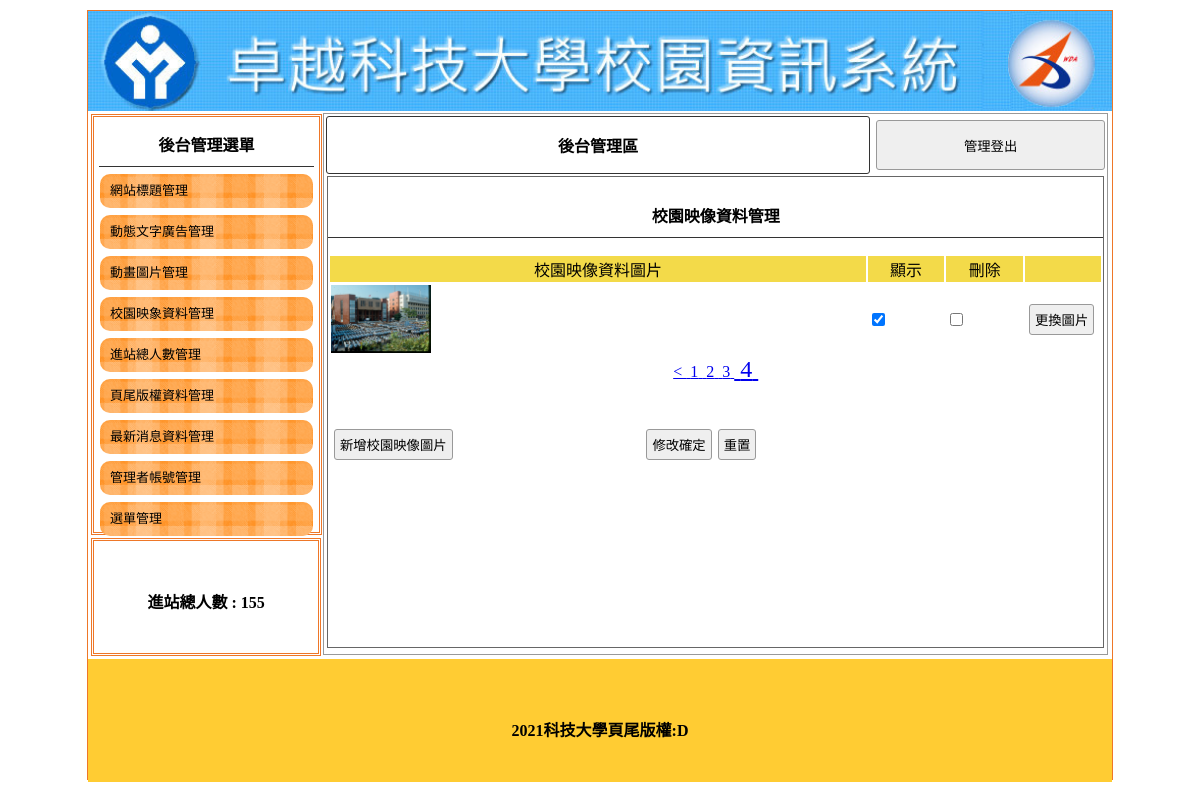
Screenshot of /back.php?do=image&p=4 with the database file from the repository.
### tables this page shows
CREATE TABLE `title` (
  `id` int(11) UNSIGNED NOT NULL COMMENT '流水號',
  `img` text NOT NULL COMMENT '檔名/路徑',
  `text` text NOT NULL COMMENT '文字',
  `sh` int(1) UNSIGNED DEFAULT 0 COMMENT '顯示'
);

CREATE TABLE `total` (
  `id` int(11) UNSIGNED NOT NULL,
  `total` int(11) NOT NULL
);

CREATE TABLE `image` (
  `id` int(11) UNSIGNED NOT NULL COMMENT '流水號',
  `img` text NOT NULL COMMENT '檔名/路徑',
  `text` text NOT NULL COMMENT '文字',
  `sh` int(1) UNSIGNED DEFAULT 0 COMMENT '顯示'
);

CREATE TABLE `bottom` (
  `id` int(11) UNSIGNED NOT NULL,
  `bottom` text NOT NULL COMMENT '頁尾版權一定要用文字'
);

### base.php (called while the page is built, shortened)
<?php
class DB{
    protected $dsn="mysql:host=localhost;charset=utf8;dbname=web01";
    protected $user="root";
    protected $pw="";
    protected $pdo;
    public $table;
    public function __construct($table){
        $this->table=$table;
        $this->pdo=new PDO($this->dsn,$this->user,$this->pw);
    }
    private function setStr($table){
        switch($table){
            case "title":
                $this->title="網站標題管理";
                $this->button="新增網站標題圖片";
                $this->header="網站標題";
                $this->append="替代文字";
                $this->upload="網站標題圖片";
            break;
            case "ad":
                $this->title="動態文字廣告管理";
                $this->button="新增動態文字廣告";
                $this->header="動態文字廣告";
            break;
            case "mvim":
                $this->title="動畫圖片管理";
                $this->button="新增動畫圖片";
                $this->header="動畫圖片";
                $this->upload="動畫圖片";
            break;
            case "image":
                $this->title="校園映像資料管理";
                $this->button="新增校園映像圖片";
                $this->header="校園映像資料圖片";
            break;
            case "total":
                $this->title="進站總人數管理";
                $this->button="";
                $this->header="進佔總人數:";
            break;
            case "bottom":
                $this->title="頁尾版權資料管理";
                $this->button="";
                $this->header="頁尾版權資料";
            break;
            case "news":
                $this->title="最新消息資料管理";
                $this->button="新增最新消息資料";
                $this->header="最新消息資料內容";
            break;
            case "admin":
                $this->title="管理者帳號管理";
                $this->button="新增管理者帳號";
                $this->header="帳號";
                $this->append="密碼";
            break;
            case "menu":
                $this->title="選單管理";
                $this->button="新增主選單";
                $this->header="主選單名稱";
                $this->append="選單連結網址";
            break;
        }
    }
    public function find($id){
        $sql="SELECT * FROM $this->table WHERE ";
        if(is_array($id)){
            foreach($id as $key => $value){
                $tmp[]="`$key`='$value'";
            }
            $sql .= implode(" AND ",$tmp);
        }else{
            $sql .= " `id`='$id'";
        }
        return $this->pdo->query($sql)->fetch(PDO::FETCH_ASSOC);
    }
    public function all(...$arg){
        $sql="SELECT * FROM $this->table ";
        switch(count($arg)){
            case 1:
                if(is_array($arg[0])){
                    foreach($arg[0] as $key => $value){
                        $tmp[]="`$key`='$value'";
                    }
                    $sql .= " WHERE ".implode(" AND ",$tmp);
                }else{
                    $sql .= $arg[0];
                }
            break;
        }
        return $this->pdo->query($sql)->fetchAll(PDO::FETCH_ASSOC);
    }
    public function math($method,$col,...$arg){
        $sql="SELECT $method($col) FROM $this->table ";
        return $this->pdo->query($sql)->fetchColumn();
    }
    public function save($array){
        if(isset($array['id'])){
            foreach($array as $key => $value){
                $tmp[]="`$key`='$value'";
            }
            $sql="UPDATE $this->table SET ".implode(",",$tmp)." WHERE `id`='{$array['id']}'";
        }else{
            $sql="INSERT INTO $this->table (`".implode("`,`",array_keys($array))."`)
                                     VALUES('".implode("','",$array)."')";
        }
        return $this->pdo->exec($sql);
    }
}
$Total=new DB('total');
$Bottom=new DB('bottom');
$Title=new DB('title');
$Image=new DB('image');
$tt=$_GET['do']??'';
switch($tt){
    case "image":
        $DB=$Image;
    break;
};
?>

### back.php (the view, shortened to what this page needs)
<?php
include_once "base.php";
?>
<!DOCTYPE html PUBLIC "-//W3C//DTD XHTML 1.0 Transitional//EN" "http://www.w3.org/TR/xhtml1/DTD/xhtml1-transitional.dtd">
<html xmlns="http://www.w3.org/1999/xhtml">
<head>
	<link href="./css/css.css" rel="stylesheet" type="text/css">
</head>
<body>
	<div id="main">
	<?php include "front/header.php";?>
		<div id="ms">
			<div id="lf" style="float:left;">
				<div id="menuput" class="dbor">
					<span class="t botli">後台管理選單</span>
					<a style="color:#000; font-size:13px; text-decoration:none;" href="?do=title">
						<div class="mainmu">網站標題管理 </div></a>
					<a style="color:#000; font-size:13px; text-decoration:none;" href="?do=ad">
						<div class="mainmu">
							動態文字廣告管理 </div>
					</a>
					<a style="color:#000; font-size:13px; text-decoration:none;" href="?do=mvim">
						<div class="mainmu">
							動畫圖片管理 </div>
					</a>
					<a style="color:#000; font-size:13px; text-decoration:none;" href="?do=image">
						<div class="mainmu">
							校園映象資料管理 </div>
					</a>
					<a style="color:#000; font-size:13px; text-decoration:none;" href="?do=total">
						<div class="mainmu">
							進站總人數管理 </div>
					</a>
					<a style="color:#000; font-size:13px; text-decoration:none;" href="?do=bottom">
						<div class="mainmu">
							頁尾版權資料管理 </div>
					</a>
					<a style="color:#000; font-size:13px; text-decoration:none;" href="?do=news">
						<div class="mainmu">
							最新消息資料管理 </div>
					</a>
					<a style="color:#000; font-size:13px; text-decoration:none;" href="?do=admin">
						<div class="mainmu">
							管理者帳號管理 </div>
					</a>
					<a style="color:#000; font-size:13px; text-decoration:none;" href="?do=menu">
						<div class="mainmu">
							選單管理 </div>
					</a>
				</div>
				<div class="dbor" style="margin:3px; width:95%; height:20%; line-height:100px;">
					<span class="t">進站總人數 : <?=$Total->find(1)['total'];?></span>
				</div>
			</div>
			<div class="di" style="height:540px; border:#999 1px solid; width:76.5%; margin:2px 0px 0px 0px; float:left; position:relative; left:20px;">
				<table width="100%">
					<tbody>
						<tr>
							<td style="width:70%;font-weight:800; border:#333 1px solid; border-radius:3px;" class="cent"><a href="?do=admin" style="color:#000; text-decoration:none;">後台管理區</a></td>
							<td><button onclick="location.replace('index.php?do=login')" style="width:99%; margin-right:2px; height:50px;">管理登出</button></td>
						</tr>
					</tbody>
				</table>
				<?php
				$do = isset($_GET["do"]) ? $_GET["do"] : 'title';
				$file = "./back/" . $do . ".php";
				if (file_exists($file)) {
					include $file;
				} else {
					echo "檔案不存在";
					include "./back/title.php";
				}
				?>
			</div>
		</div>
		<div style="width:1024px; left:0px; position:relative; background:#FC3; margin-top:4px; height:123px; display:block;">
			<span class="t" style="line-height:123px;"><?=$Bottom->find(1)['bottom'];?></span>
		</div>
	</div>
</body>
</html>

### front/header.php
<a title="<?=$Title->find(['sh'=>1])['text'];?>" href="index.php">
		<div class="ti" style="background:url(&#39;img/<?=$Title->find(['sh'=>1])['img'];?>&#39;); background-size:cover;"></div>
</a>

### back/image.php (shortened to what this page needs)
<div style="width:99%; height:87%; margin:auto; overflow:auto; border:#666 1px solid;">
    <p class="t cent botli"><?= $DB->title ?></p>
    <form method="post" action="api/edit.php?do=<?=$DB->table;?>">
        <table width="100%">
            <tbody>
                <tr class="yel">
                    <td width="70%"><?= $DB->header ?></td>
                    <td width="10%">顯示</td>
                    <td width="10%">刪除</td>
                    <td></td>
                </tr>
                <?php
                $all=$DB->math('count','*');
                $div=3;
                $pages=ceil($all/$div);
                $now=$_GET['p']??1;
                $start=($now-1)*$div;
                $rows = $DB->all(" limit $start,$div");
                foreach ($rows as  $row) {
                    $checked=($row['sh']==1)?'checked':'';
                ?>
                    <tr>
                        <td >
                            <img src="./img/<?= $row['img']; ?>" style="width:100px;height:68px;">
                        </td>
                        <td >
                            <input type="checkbox" name="sh[]" value="<?= $row['id']; ?>" <?=$checked;?> >
                        </td>
                        <td >
                            <input type="checkbox" name="del[]" value="<?= $row['id']; ?>">
                        </td>
                        <td>
                        <input type="button"
                            onclick="op(&#39;#cover&#39;,&#39;#cvr&#39;,&#39;modal/upload.php?do=<?=$DB->table;?>&id=<?=$row['id'];?>&#39;)"
                              value="更換圖片">
                        </td>
                    </tr>
                <?php
                }
                ?>
            </tbody>
        </table>
        <div class="cent">
            <?php
            if(($now-1)>0){
                $p=$now-1;
                echo "<a href='?do={$DB->table}&p=$p'> &lt; </a>";
            }
            for($i=1;$i<=$pages;$i++){
                if($i==$now){
                    $fontsize="24px";
                }else{
                    $fontsize="16px";
                }
                echo "<a href='?do={$DB->table}&p=$i' style='font-size:$fontsize'>&nbsp;$i&nbsp;</a>";
            }
            ?>
        </div>
        <table style="margin-top:40px; width:70%;">
            <tbody>
                <tr>
                    <td width="200px">
                    <input type="button"
                            onclick="op(&#39;#cover&#39;,&#39;#cvr&#39;,&#39;modal/<?=$DB->table;?>.php?table=<?=$DB->table;?>&#39;)"
                              value="<?=$DB->button;?>">
                    </td>
                    <td class="cent"><input type="submit" value="修改確定"><input type="reset" value="重置"></td>
                </tr>
            </tbody>
        </table>
    </form>
</div>

### css/css.css (style rules this page uses)
body { padding:0px; margin:0px; }
#main { width:1024px; height:768px; margin:10px auto 10px auto; border:#EE7728 1px solid; position:relative; }
.ti { width:100%; height:100px; position:relative; background-size:cover; background-repeat:no-repeat; }
.dbor { border:#EE7728 double 3px; margin:1px; padding:2px 10px 2px 10px; }
.t { font-weight:800; display:block; text-align:center; padding:10px 1px 10px 1px; }
.botli { border-bottom:#333 1px solid; }
.mainmu { position:relative; border-radius:10px; background:url(../icon/menu.fw.png) center no-repeat; background-size:cover; line-height:30px; padding:2px 10px 2px 10px; margin:7px 1px 7px 1px; height:30px; }
#lf { height:540px; width:21%; display:inline-block; }
#menuput { width:100%; height:75%; position:relative; padding:5px; display:block; margin: 3px; }
#menuput a { display: block; }
.di { display:inline-block; }
.cent { text-align:center; }
input,button { border:#999 1px solid; border-radius:3px; background:#EFEFEF; padding:5px; margin:3px; }
.yel td { background:#F3DA49; text-align:center; }

### rows the page displays
title: img (picture)
total: total "155"
image: img (picture)
bottom: bottom "2021科技大學頁尾版權:D"

### other values shown
$DB->title "校園映像資料管理"
$DB->header "校園映像資料圖片"
